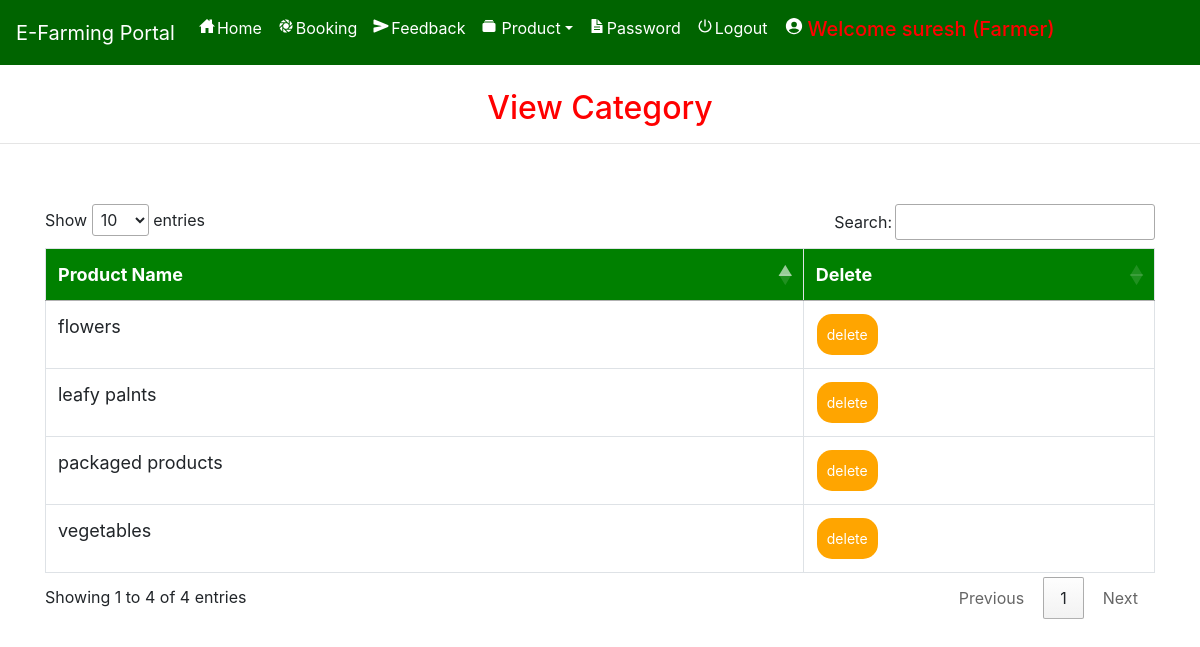
The page /view_categary/ (signed in) on the database its author committed.
### farmerapp/models.py (models this page shows, shortened)
class Category(models.Model):
    name = models.CharField(max_length=30, null=True)

### farmerapp/views.py (the view)
# urls.py: path('view_categary/', View_Categary, name='view_categary'),
def View_Categary(request):
    if not request.user.is_authenticated:
        return redirect('login_admin')
    pro = Category.objects.all()
    d = {'pro': pro}
    return render(request,'view_category.html', d)

### farmerapp/templates/view_category.html (shortened to what this page needs)
{% extends 'navigation.html' %}
{% block body %}
<center><h2 style="color:red;margin-top:2%">View Category</h2></center><hr>
<div class="container" style="margin-top:5%">
<table class="table table-bordered" id="myTable">
  <thead>
  <tr>
    <th>Product Name</th>
    <th>Delete</th>
  </tr>
  </thead>
   <tbody>
    {% for i in pro %}
  <tr>
    <td>{{i.name}}</td>
    <td><a href="{% url 'delete_category' i.id %}" onclick="return confirm('Are you sure?')"><button class="button button1">delete</button></a></td>
  </tr>
    {% endfor %}
    </tbody>
</table>
 </div>
{% endblock %}

### farmerapp/templates/navigation.html (style rules this page uses)
* { box-sizing: border-box; }
#myTable { border-collapse: collapse; width: 100%; border: 1px solid #ddd; font-size: 18px; }
#myTable th { text-align: left; padding: 12px; background-color: green; color: white; }
#myTable td { text-align: left; padding: 12px; background-color: white; }
#myTable tr { border-bottom: 1px solid #ddd; }
.button { background-color: orange; border: none; color: white; padding: 10px; text-align: center; text-decoration: none; display: inline-block; font-size: 14px; margin: 1px 1px; cursor: pointer; }
.button1 { border-radius: 15px; }

### rows shown on the page
Category: name "flowers"
Category: name "vegetables"
Category: name "leafy palnts"
Category: name "packaged products"
